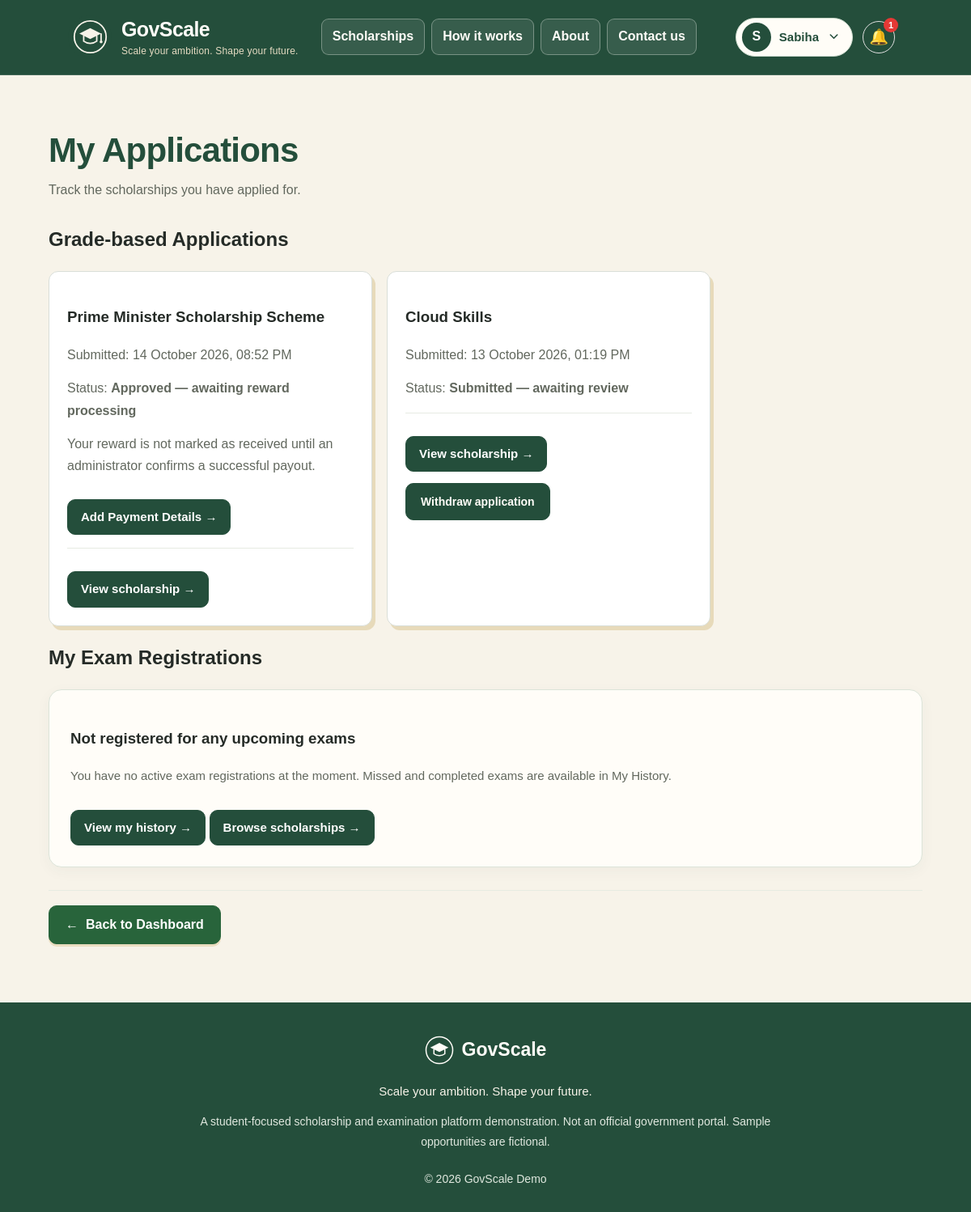
The app's page /my-applications (signed in) with its own data.
### app.py (models this page shows, shortened)
class User(UserMixin, db.Model):
    id = db.Column(db.Integer, primary_key=True)
    full_name = db.Column(db.String(100), nullable=False)
    email = db.Column(db.String(254), unique=True, nullable=False, index=True)
    password_hash = db.Column(db.String(255), nullable=False)
    education_level = db.Column(db.String(30), nullable=False)
    indian_citizen_declared = db.Column(
        db.Boolean, nullable=False, default=False
    )
    is_admin = db.Column(db.Boolean, nullable=False, default=False)

class Scholarship(db.Model):
    id = db.Column(db.Integer, primary_key=True)
    title = db.Column(db.String(160), nullable=False)
    category = db.Column(db.String(20), nullable=False, index=True)
    education_category = db.Column(db.String(30),nullable=True,index=True,)
    description = db.Column(db.Text, nullable=False)
    award_amount = db.Column(db.Integer, nullable=False)
    eligibility_description = db.Column(db.Text, nullable=False)
    eligible_education_levels = db.Column(db.String(100), nullable=False)
    deadline = db.Column(db.Date, nullable=True)
    is_active = db.Column(db.Boolean, nullable=False, default=True)
    lifecycle_status = db.Column(
        db.String(20), nullable=False, default="active"
    )
    passing_threshold = db.Column(
        db.Float, nullable=False, default=80.0
    )

class ScholarshipApplication(db.Model):
    __tablename__ = "scholarship_application"
    id = db.Column(db.Integer, primary_key=True)
    user_id = db.Column(
        db.Integer,
        db.ForeignKey("user.id"),
        nullable=False,
    )
    scholarship_id = db.Column(
        db.Integer,
        db.ForeignKey("scholarship.id"),
        nullable=False,
    )
    status = db.Column(
        db.String(20),
        nullable=False,
        default="submitted",
    )
    submitted_at = db.Column(
        db.DateTime,
        nullable=False,
        server_default=db.func.current_timestamp(),
    )
    approved_at = db.Column(db.DateTime, nullable=True)
    withdrawn_at = db.Column(db.DateTime, nullable=True)
    __table_args__ = (
        db.UniqueConstraint(
            "user_id",
            "scholarship_id",
            name="uq_student_scholarship_application",
        ),
    )
    user = db.relationship(
        "User",
        backref=db.backref("scholarship_applications", lazy=True),
    )
    scholarship = db.relationship(
        "Scholarship",
        backref=db.backref("applications", lazy=True),
    )

### app.py (the view)
@app.route("/my-applications")
@student_required
def my_applications():
    completed_application_ids = {
        row[0]
        for row in db.session.query(ScholarshipReward.application_id)
        .filter_by(user_id=current_user.id, status="completed")
        .all()
    }
    applications = (
        ScholarshipApplication.query
        .filter(
            ScholarshipApplication.user_id == current_user.id,
            ScholarshipApplication.status.in_(("submitted", "pending", "approved")),
        )
        .order_by(ScholarshipApplication.submitted_at.desc())
        .all()
    )
    applications = [
        application for application in applications
        if application.id not in completed_application_ids
    ]
    reward_by_application = {
        reward.application_id: reward
        for reward in ScholarshipReward.query.filter_by(
            user_id=current_user.id
        ).all()
        if reward.application_id not in completed_application_ids
    }
    india_tz = ZoneInfo("Asia/Kolkata")
    now_ist = datetime.now(india_tz).replace(tzinfo=None)
    exam_registrations = (
        ExamRegistration.query
        .join(DemoExam, ExamRegistration.exam_id == DemoExam.id)
        .filter(
            ExamRegistration.user_id == current_user.id,
            ExamRegistration.status == "registered",
            DemoExam.is_active.is_(True),
            DemoExam.end_at > now_ist,
        )
        .order_by(DemoExam.start_at.asc())
        .all()
    )
    return render_template(
        "my_applications.html",
        applications=applications,
        reward_by_application=reward_by_application,
        exam_registrations=exam_registrations,
        now_ist=now_ist,
    )

### templates/my_applications.html (shortened to what this page needs)
{% extends "base.html" %}
{% block content %}
<section class="dashboard-section">
    <h1>My Applications</h1>
    <p class="dashboard-intro">
        Track the scholarships you have applied for.
    </p>
    {% if applications %}
        {% for category, category_applications in applications|groupby("scholarship.category") %}
            <h2>
                {{ "Exam-based Applications" if category == "exam" else "Grade-based Applications" }}
            </h2>
            <div class="dashboard-grid dashboard-management-grid">
                {% for application in category_applications %}
                    {% set reward = reward_by_application.get(application.id) %}
                    <article class="dashboard-card">
                        <h3>{{ application.scholarship.title }}</h3>
                        <p>Submitted: {{ application.submitted_at.strftime("%d %B %Y, %I:%M %p") }}</p>
                        <p>Status:
                            <strong>
                            {% if application.status == "submitted" %}
                                Submitted — awaiting review
                            {% elif application.status == "pending" %}
                                Pending review
                            {% elif application.status == "approved" and reward and reward.status == "pending" %}
                                Approved — payout pending confirmation
                            {% elif application.status == "approved" and reward and reward.status == "failed" %}
                                Approved — payout failed, awaiting retry
                            {% elif application.status == "approved" %}
                                Approved — awaiting reward processing
                            {% else %}
                                {{ application.status|capitalize }}
                            {% endif %}
                            </strong>
                        </p>
                        {% if application.status == "approved" %}
                            <p>Your reward is not marked as received until an administrator confirms a successful payout.</p>
                            {% if not current_user.payment_details %}
                                <a class="text-link" href="{{ url_for('payment_details') }}">
                                    Add Payment Details →
                                </a>
                            {% endif %}
                        {% endif %}
                        <div class="dashboard-card-actions">
                            <a class="text-link"
                               href="{{ url_for('scholarship_detail', scholarship_id=application.scholarship_id) }}">
                                View scholarship →
                            </a>
                            {% if category == "grade" and application.status == "submitted" %}
                                <form method="POST"
                                      action="{{ url_for('withdraw_scholarship_application', application_id=application.id) }}"
                                      onsubmit="return confirm('Are you sure you want to withdraw? You will not be able to apply for this scholarship again.');">
                                    <button type="submit" class="detail-apply-button dashboard-action-button">
                                        Withdraw application
                                    </button>
                                </form>
                            {% endif %}
                        </div>
                    </article>
                {% endfor %}
            </div>
        {% endfor %}
    {% endif %}
<h2>My Exam Registrations</h2>
{% if exam_registrations %}
    <div class="dashboard-grid dashboard-management-grid">
        {% for registration in exam_registrations %}
            <article class="dashboard-card">
                <h3>{{ registration.exam.scholarship.title if registration.exam.scholarship else 'GovScale Exam' }}</h3>
                <p>
                    Registered:
                    {{ registration.registered_at.strftime("%d %B %Y, %I:%M %p") }}
                </p>
                <p>
                    Exam starts:
                    {{ registration.exam.start_at.strftime("%d %B %Y, %I:%M %p") }}
                </p>
                <div class="application-status-block
                    status-{{ registration.status|lower }}">
                    <span class="application-status-label">EXAM REGISTRATION STATUS</span>
                    <strong>
                        {% if registration.status == "registered" %}
                            ✓ You are registered for this exam.
                        {% elif registration.status == "cancelled" %}
                            Registration cancelled
                        {% else %}
                            {{ registration.status|capitalize }}
                        {% endif %}
                    </strong>
                    {% if registration.status == "registered" %}
                        <p>Your registration is confirmed. Check the exam schedule for details.</p>
                    {% elif registration.status == "cancelled" %}
                        <p>You cannot register for this exam again.</p>
                    {% endif %}
                </div>
                {% if registration.exam.scholarship_id %}
                    <div class="dashboard-card-actions">
                        <a class="text-link"
                        href="{{ url_for('scholarship_detail', scholarship_id=registration.exam.scholarship_id) }}">
                            View scholarship →
                        </a>
                        {% if registration.status == "registered"
                            and now_ist < registration.exam.start_at.replace(
                                hour=0, minute=0, second=0, microsecond=0
                            ) %}
                            <form method="POST"
                                action="{{ url_for('cancel_exam_registration', registration_id=registration.id) }}"
                                onsubmit="return confirm('Are you sure you want to cancel? You will not be able to register for this exam again.');">
                                <input type="hidden" name="csrf_token" value="{{ csrf_token() }}">
                                <button type="submit" class="detail-apply-button dashboard-action-button">
                                    Cancel registration
                                </button>
                            </form>
                        {% endif %}
                    </div>
                {% endif %}
            </article>
        {% endfor %}
    </div>
{% else %}
    <article class="dashboard-card">
        <h3>Not registered for any upcoming exams</h3>
        <p>You have no active exam registrations at the moment. Missed and completed exams are available in My History.</p>
        <a class="text-link" href="{{ url_for('my_history') }}">
            View my history →
        </a>
        <a class="text-link" href="{{ url_for('home') }}#scholarships">
            Browse scholarships →
        </a>
    </article>
{% endif %}
    <div class="student-dashboard-return">
        <a class="student-back-dashboard" href="{{ url_for('dashboard') }}">
            <span aria-hidden="true">←</span> Back to Dashboard
        </a>
    </div>
</section>
{% endblock %}

### templates/base.html (shortened to what this page needs)
<!DOCTYPE html>
<html lang="en">
<head>
    <link rel="stylesheet"
          href="{{ url_for('static', filename='css/style.css') }}">
</head>
<body>
    <header class="site-header">
        <nav class="navbar" aria-label="Main navigation">
            <a href="{{ url_for('home') }}" class="brand"
               aria-label="GovScale home">
                <span class="brand-emblem" aria-hidden="true">
                </span>
                <span class="brand-copy">
                    <span class="brand-name">GovScale</span>
                    <span class="brand-tagline">
                        Scale your ambition. Shape your future.
                    </span>
                </span>
            </a>
            <div class="nav-links" id="primary-navigation">
                {% if current_user.is_authenticated and current_user.is_admin %}
                    <a href="{{ url_for('admin_dashboard') }}">Admin Dashboard</a>
                {% else %}
                    <a href="{{ url_for('home') }}#scholarships">Scholarships</a>
                    <a href="{{ url_for('home') }}#how-it-works">How it works</a>
                    <a href="{{ url_for('home') }}#about">About</a>
                    <a href="{{ url_for('home') }}#contact">Contact us</a>
                {% endif %}
            </div>
            <div class="nav-actions">
                {% if current_user.is_authenticated %}
                    <div class="profile-dropdown">
                        <button type="button"
                                class="profile-dropdown-toggle"
                                id="profile-menu-toggle"
                                aria-expanded="false"
                                aria-controls="profile-menu">
                            <span class="profile-avatar" aria-hidden="true">
                                {{ current_user.full_name[:1]|upper }}
                            </span>
                            <span class="profile-toggle-name">
                                {{ current_user.full_name.split()[0] }}
                            </span>
                            <svg class="profile-chevron"
                                 viewBox="0 0 20 20"
                                 aria-hidden="true">
                                <path d="m5 7 5 5 5-5"
                                      fill="none"
                                      stroke="currentColor"
                                      stroke-width="1.8"
                                      stroke-linecap="round"
                                      stroke-linejoin="round"/>
                            </svg>
                        </button>
                    </div>
<div class="notification-dropdown">
                        <button type="button"
                                class="notification-toggle"
                                id="notification-menu-toggle"
                                aria-expanded="false"
                                aria-controls="notification-menu">
                            <span aria-hidden="true">🔔</span>
                            {% if notification_unread_count %}
                            <span class="notification-badge">{{ notification_unread_count }}</span>
                            {% endif %}
                        </button>
                    </div>
                {% endif %}
            </div>
        </nav>
    </header>
    <main>
        {% block content %}{% endblock %}
    </main>
    <footer class="site-footer">
        <div class="footer-inner">
            <a href="{{ url_for('home') }}" class="footer-brand">
                <span class="footer-brand-emblem" aria-hidden="true">
                </span>
                <span>GovScale</span>
            </a>
            <p class="footer-tagline">
                Scale your ambition. Shape your future.
            </p>
            <p class="footer-disclaimer">
                A student-focused scholarship and examination platform demonstration.
                Not an official government portal. Sample opportunities are fictional.
            </p>
            <p class="footer-copyright">
                &copy; 2026 GovScale Demo
            </p>
        </div>
    </footer>
</body>
</html>

### records on screen
User: full_name "S", full_name "Sabiha"
Scholarship: category "Grade-based Applications"
ScholarshipApplication: scholarship "Prime Minister Scholarship Scheme", submitted_at "14 October 2026, 08:52 PM", status "Approved — awaiting reward processing"
ScholarshipApplication: scholarship "Cloud Skills", submitted_at "13 October 2026, 01:19 PM", status "Submitted — awaiting review"

### other values on screen
{{ notification_unread_count }} "1"
